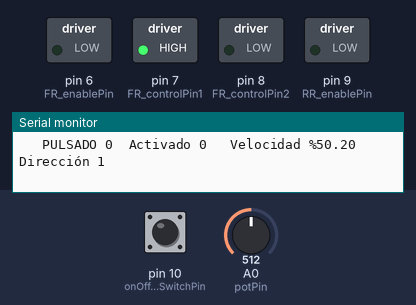
Recording of a sketch running on a simulated Arduino Uno, built with avr-gcc and run on an emulated ATmega328P. Shown: switched loads named in the sketch (green lamp = pin HIGH), the last lines printed to the serial monitor. Inputs (shaded band) come from the test bench; at power-on: pin 10 (onOffSwitchStateSwitchPin) LOW, A0 (potPin) = 512.

Above: at 1.2 s.
1.3 s: pin 10 (onOffSwitchStateSwitchPin) pulled HIGH for 0.15 s
At 2.4 s:
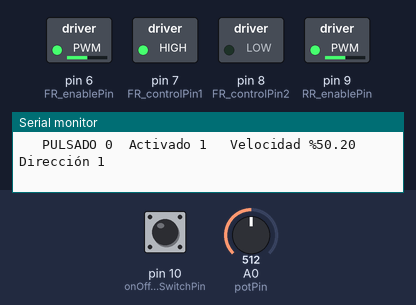
2.9 s: A0 (potPin) set to 1023
At 3.9 s:
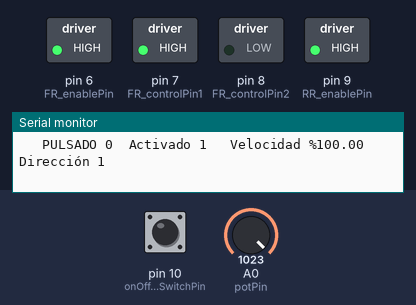
4.4 s: A0 (potPin) set to 716
At 5.3 s:
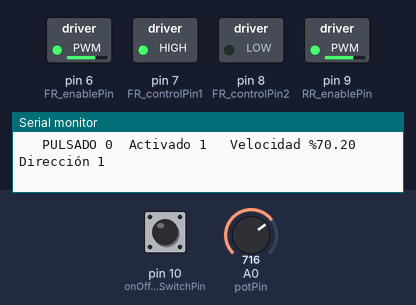
5.9 s: A0 (potPin) set to 122
At 6.9 s:
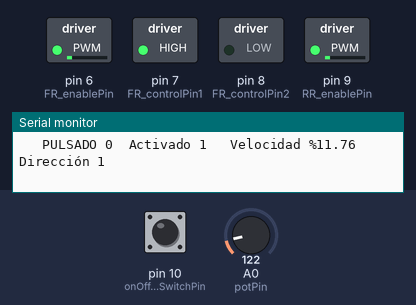
7.4 s: pin 10 (onOffSwitchStateSwitchPin) pulled HIGH for 1 s
At 8.4 s:
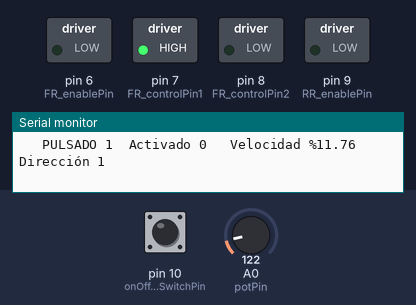
11.4 s: pin 10 (onOffSwitchStateSwitchPin) pulled HIGH for 3.2 s
At 12.6 s:
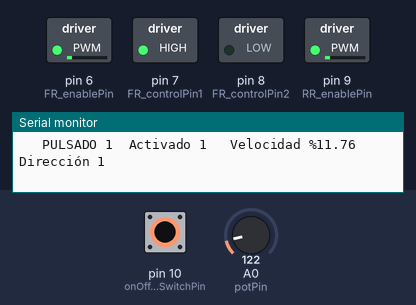
Timing chart, 0 to 14.4 s (numbered marks = the images above; inputs shaded):
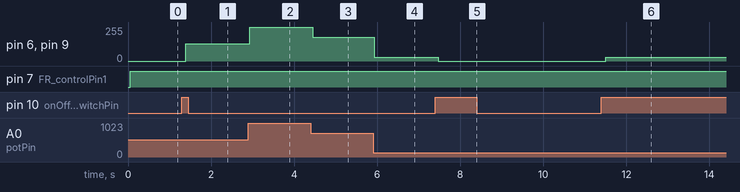

The sketch:

Ejercicio12-MotorDC_velocidad_regulacion.ino
```cpp
//Pines
// FR_: pines para motor DELANTERO - LADO DERECHO
const int FR_enablePin = 6; // motor DELANTERO (derecho) PIN DE ACTIVACIÓN
const int FR_controlPin1 = 7; // motor delantero (derecho) pin 1 -> señal a motor trasero
const int FR_controlPin2 = 8; // motor delantero (derecho) pin 2 -> señal a motor trasero
// RR_: pines para motor TRASERO - LADO DERECHO
const int RR_enablePin = 9 ; // motor TRASERO (derecho) PIN DE ACTIVACIÓN

//*const int directionSwitchPin = 9;
const int onOffSwitchStateSwitchPin = 10;

const int potPin = A0;

//Estados botones
// Botón de arranque / parada
int onOffSwitchState = 0;
int previousOnOffSwitchState = 0;
/*int directionSwitchState = 0;
int previousDirectionSwitchState = 0;
*/
//Estados Motor
int motorEnabled = 0;
int motorSpeed = 0;
int motorDirection = 1;

void setup() {
  Serial.begin(9600);
  //Botones
  //pinMode(directionSwitchPin, INPUT);
  pinMode(onOffSwitchStateSwitchPin, INPUT);

  //Motor
  pinMode(FR_enablePin, OUTPUT);
  pinMode(FR_controlPin1, OUTPUT);
  pinMode(FR_controlPin2, OUTPUT);
  pinMode(RR_enablePin, OUTPUT);
  //Motor apagado
  digitalWrite(FR_enablePin, LOW);
  digitalWrite(RR_enablePin, LOW);
}

void loop() {
  // leo estado de los botones y el potenciometro
  onOffSwitchState = digitalRead(onOffSwitchStateSwitchPin);
  delay(50);
  //*directionSwitchState = digitalRead(directionSwitchPin);

  //Como la entrada analógica del Arduino es de 10 bits, el rango va de 0 a 1023.
  //En cambio, la salidas del Arduino son de 8 bits (PWM), quiere decir, rango entre 0 a 255.
  //Por esta razón tenemos que dividir la lectura analógica por 2*2= 4
  motorSpeed = analogRead(potPin) / 4;

  //Detecto flancos ascendentes para cambiar velocidad y encendido motor
  if (onOffSwitchState != previousOnOffSwitchState) {
    if (onOffSwitchState == HIGH)
      motorEnabled = !motorEnabled;
  }
  if (motorEnabled == 1)
    digitalWrite(LED_BUILTIN, HIGH); // Iluminamos el LED interno si el mecanismo está activo
    else
    digitalWrite(LED_BUILTIN, LOW);

  /*if (directionSwitchState != previousDirectionSwitchState) {
    if (directionSwitchState == HIGH) {
      motorDirection = !motorDirection;
    }
  }*/

  //Control dirección de giro
  if (motorDirection == 1) {
    digitalWrite(FR_controlPin1, HIGH);
    digitalWrite(FR_controlPin2, LOW);
  }
  else {
    digitalWrite(FR_controlPin1, LOW);
    digitalWrite(FR_controlPin2, HIGH);
  }

  //Control encendido/apagado y velocidad con el pin enable del L293D
  if (motorEnabled == 1) {
    analogWrite(FR_enablePin, motorSpeed);
    analogWrite(RR_enablePin, motorSpeed);
  }
  else {
    analogWrite(FR_enablePin, 0);
    analogWrite(RR_enablePin, 0);
  }

  //Actualizar estados
  previousOnOffSwitchState = onOffSwitchState;
  /*previousDirectionSwitchState = directionSwitchState;
    */

  //Imprimo por el Puerto Serie / Serial Plotter
  Serial.print("\t PULSADO ");
  Serial.print(onOffSwitchState);
  Serial.print("  Activado ");
  Serial.print(motorEnabled);
  Serial.print("\t Velocidad %");
  Serial.print((float)motorSpeed/255*100);
  Serial.print("\t Dirección ");
  Serial.println(motorDirection);

}
```

Measured:
- after the input at 1.3 s, pin 6 (FR_enablePin), pin 9 (RR_enablePin): 0/255 → 128/255 after 0.10 s
- after the input at 2.9 s, pin 6 (FR_enablePin), pin 9 (RR_enablePin): 128/255 → 255/255 at once
- after the input at 4.4 s, pin 6 (FR_enablePin), pin 9 (RR_enablePin): 255/255 → 179/255 after 0.05 s
- after the input at 5.9 s, pin 6 (FR_enablePin), pin 9 (RR_enablePin): 179/255 → 30/255 at once
- after the input at 7.4 s, pin 6 (FR_enablePin), pin 9 (RR_enablePin): 30/255 → 0/255 after 0.07 s
- after the input at 11.4 s, pin 6 (FR_enablePin), pin 9 (RR_enablePin): 0/255 → 30/255 after 0.10 s
